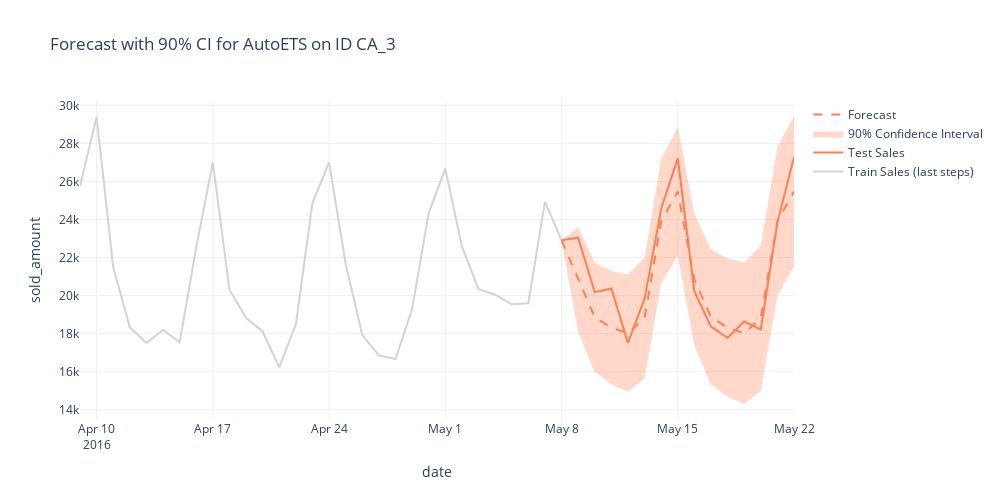
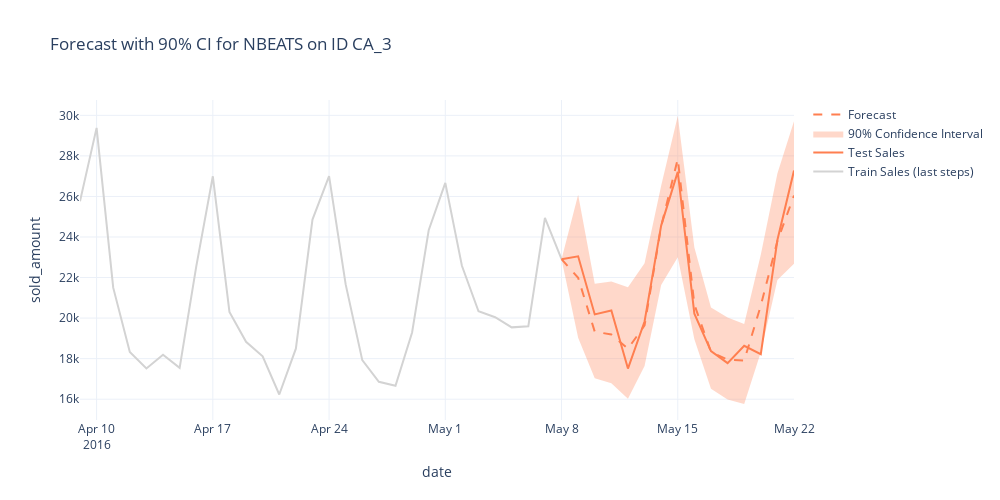

Source (notebook cell) for these figures, in order:
### Code cell
rnd_id = np.random.choice(scores_per_ts_df[id_col].unique())

for model_name, column_name in map_columns_forecasts.items():

    fig = plot_forecast_with_ci(
        forecasts_df, 
        column_id=id_col,
        column_date=time_col,
        column_target=target_col,
        column_forecast=column_name,
        uid=rnd_id, 
        model_name=model_name,
        level=90, 
        train_tail=30
        )
    
    fig.update_layout(title=f"Forecast with 90% CI for {model_name} on ID {rnd_id}")
    fig.show()
